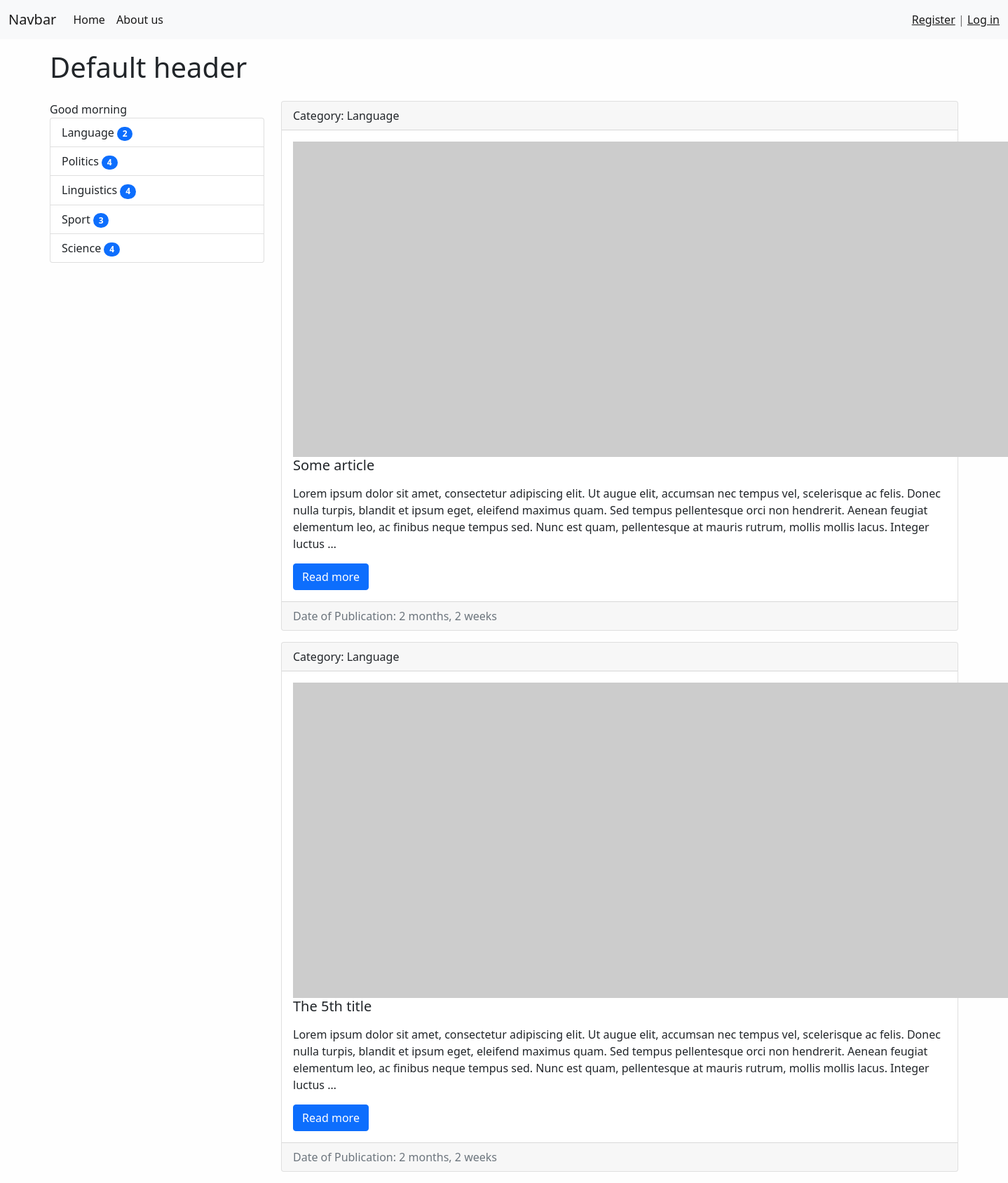
Page /category/1/ on the committed database.
### article/models.py (models this page shows, shortened)
class Category(models.Model):
    objects = None
    title = models.CharField(max_length=150, db_index=True, verbose_name='Category')
    def get_absolute_url(self):
        return reverse('category', kwargs={"cat_id": self.pk})
    def __str__(self):
        return self.title
    class Meta:
        verbose_name = 'Category'
        verbose_name_plural = 'Categories'

class Article(models.Model):
    title = models.CharField(max_length=150, db_index=True, verbose_name='Title')
    content = models.TextField(blank=True, verbose_name='Post content')
    created_date = models.DateTimeField(auto_now_add=True, verbose_name='Date of publication')
    updated_date = models.DateTimeField(auto_now=True, verbose_name='Last update')
    photo = models.ImageField(upload_to="img/%Y/%m/", verbose_name='Image', blank=True)
    is_published = models.BooleanField(default=True, verbose_name='Posted')
    category = models.ForeignKey('Category', on_delete=models.PROTECT, verbose_name="Category")
    views = models.IntegerField(default=0)
    def get_absolute_url(self):
        return reverse('post', kwargs={"pk": self.pk})
    class Meta:
        verbose_name = 'article'
        verbose_name_plural = 'articles'
        ordering = ['created_date']

### article/views.py (the view)
# urls.py: path('category/<int:cat_id>/', ArticleByCat.as_view(), name='category'),
class ArticleByCat(MyMixin, ListView):
    model = Article
    template_name = 'article/category.html'
    context_object_name = 'post_k'
    allow_empty = False
    paginate_by = 2
    def get_context_data(self, *, object_list=None, **kwargs):
        context = super().get_context_data(**kwargs)
        context['title'] = self.get_upper(Category.objects.get(pk=self.kwargs['cat_id']))
        return context
    def get_queryset(self):
        return Article.objects.filter(category_id=self.kwargs['cat_id'], is_published=True).select_related('category')

### article/templatetags/article_tags.py (called while the page is built)
@register.simple_tag()
def get_categories():
    return Category.objects.all()

@register.inclusion_tag("article/list_categories.html")
def display_categories(arg1="Hello", arh2="There"):
    categories = Category.objects.annotate(cnt=Count('article', filter=F('article__is_published'))).filter(cnt__gt=0)
    return {"cats": categories, "arg1": arg1, "arh2": arh2}

### article/utils.py (called while the page is built)
	def get_upper(self, s):
		if isinstance(s, str):
			return s.upper()
		else:
			return s.title.upper()

### article/templates/article/category.html (shortened to what this page needs)
{% extends 'base.html' %}
{% block sidebar %}
    {% include 'inc/_sidebar.html' %}
{% endblock sidebar %}
{% block content%}
            {%for item in post_k%}
            <div class="card mb-3">
              <div class="card-header">
                  Category: {{ item.category}}
              </div>
              <div class="card-body">
                  <div class="media">
                      <div class="media-body">
                      {% if item.photo %}
                        <img src="{{ item.photo.url }}" alt="" width="450" class="mr-3">
                      {% else %}
                        <img src="https://picsum.photos/id/1084/450/300?grayscale" alt="" class="mr-3">
                      {% endif %}
                          <h5 class="card-title">{{item.title}}</h5>
                          <p class="card-text">{{item.content|safe|linebreaks|truncatewords:55}}</p>
                          <a href="{{ item.get_absolute_url}}" class="btn btn-primary">Read more</a>
                      </div>
                  </div>
              </div>
              <div class="card-footer text-muted">
                 Date of Publication: {{item.created_date |timesince}}
              </div>
            </div>
            {%endfor%}
{% endblock content%}

### article/templates/article/list_categories.html
<div class="list-group">
    {{ arg1 }}
        {% for cat in cats %}
        {% if cur_cat == cat.pk%}
            <a
                href="{{ cat.get_absolute_url }}" class="list-group-item list-group-item-action active" aria-current="true">{{cat.title}}
                <span class="badge bg-primary rounded-pill">{{cat.cnt}}</span>
            </a>
        {% else %}
            <a
                href="{{ cat.get_absolute_url }}" class="list-group-item list-group-item-action" aria-current="true">{{cat.title}}
                <span class="badge bg-primary rounded-pill">{{cat.cnt}}</span>
            </a>
        {%endif%}
        {%endfor%}
</div>

### land_of_lang/static/css/style.css (style rules this page uses)
body { background-color: #fefefe; }

### rows in the picture
Category: title "Language", cnt "2"
Category: title "Politics", cnt "4"
Category: title "Linguistics", cnt "4"
Category: title "Sport", cnt "3"
Category: title "Science", cnt "4"
Article: category "Language", title "Some article", content "Lorem ipsum dolor sit amet, consectetur adipiscing elit. Ut augue elit, accumsan nec tempus vel, scelerisque ac felis. Donec nulla turpis, blandit et ipsum eget, eleifend maximus quam. Sed tempus pellentesque orci non hendrerit. Aenean feugiat elementum leo, ac finibus neque tempus sed. Nunc est quam, pellentesque at mauris rutrum, mollis mollis lacus. Integer luctus …", created_date "2 months, 2 weeks"
Article: category "Language", title "The 5th title", content "Lorem ipsum dolor sit amet, consectetur adipiscing elit. Ut augue elit, accumsan nec tempus vel, scelerisque ac felis. Donec nulla turpis, blandit et ipsum eget, eleifend maximus quam. Sed tempus pellentesque orci non hendrerit. Aenean feugiat elementum leo, ac finibus neque tempus sed. Nunc est quam, pellentesque at mauris rutrum, mollis mollis lacus. Integer luctus …", created_date "2 months, 2 weeks"

### other values in the picture
{{ arg1 }} "Good morning"
